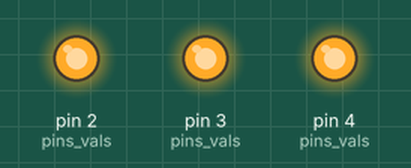
This sketch was run on a simulated Arduino Uno, built with avr-gcc and run on an emulated ATmega328P. Parts: output pins drawn as LEDs (lit = HIGH).

Above: at 0.13 s.
At 0.92 s:
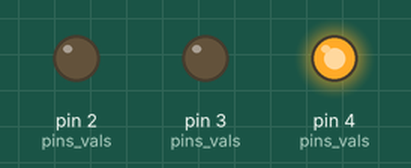
At 1.44 s:
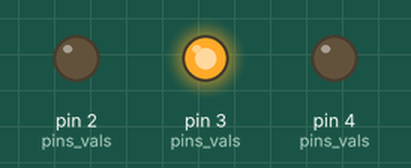
At 1.97 s:
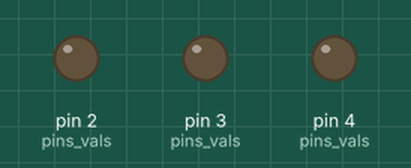
At 3.29 s:
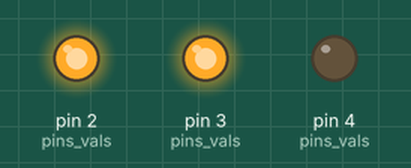
At 4.61 s:
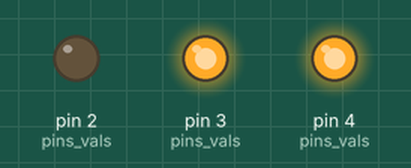
Timing chart, 0 to 4.9 s (numbered marks = the images above):
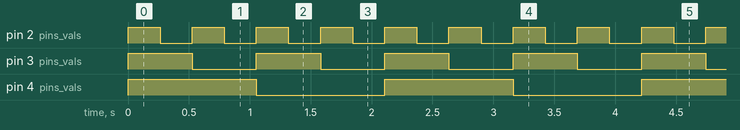

The sketch:

Relay.ino
```cpp
/*
This code is to control multiple digital pins, with a set frequency between toggles. Pins are controlled by adding terms to the array.
 */

int pins_vals[4][2] = {{2, 250}, {3, 500},{4,1000}};
int rows = 3;

void setup() {
  // put your setup code here, to run once:
    pinMode(2,OUTPUT);
    pinMode(3,OUTPUT);
    pinMode(4,OUTPUT);
}
void loop() {
  //10 Second Interval
  for (int i = 0; i < 10000; i++) {
    //Check Each Item In 2D Array, Every Millisecond
    for (int r = 0; r < rows; r++) {
      if (i % pins_vals[r][1] == 0) { //Check If Multiple Of Interval
        //Toggle Pin --> Toggle Relay
        if(digitalRead(pins_vals[r][0]) == LOW){
          digitalWrite(pins_vals[r][0], HIGH);
        }
        else{
          digitalWrite(pins_vals[r][0], LOW);
        }
    }
  }
  delay(1);
  }
}
```

Measured:
- by itself, pin 2 (pins_vals): alternates HIGH for 0.26 s and LOW for 0.26 s
- by itself, pin 3 (pins_vals): alternates HIGH for 0.53 s and LOW for 0.53 s
- by itself, pin 4 (pins_vals): alternates HIGH for 1.1 s and LOW for 1.1 s
